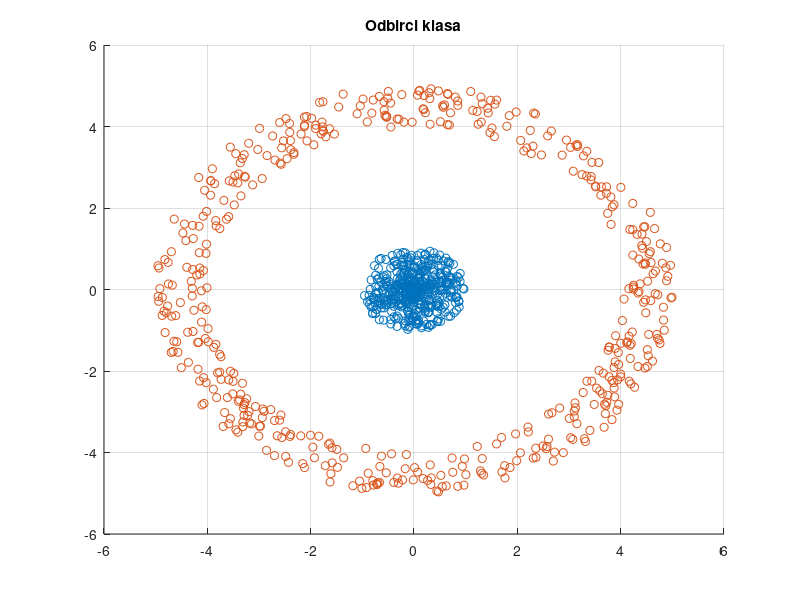

This figure's MATLAB source: (Note: this script raises an error after producing the figure.)
%% Task 3.2 - Quadratic classsifier

clear;
close all;
clc;

rng(100);

%% Generating samples

N = 500;
 
R1 = rand(1,N);
F1 = rand(1,N)*2*pi;
X1 = [R1.*cos(F1); R1.*sin(F1)];

R2 = 4 + rand(1,N);
F2 = rand(1,N)*2*pi;
X2 = [R2.*cos(F2); R2.*sin(F2)];

figure
hold all
scatter(X1(1, :), X1(2, :), 'r*')
scatter(X2(1, :), X2(2, :), 'b*')
title('Odbirci klasa')
grid on
hold off

%% Wanted output method

gain1 = 1;
gain2 = 1;

[Q, V, v0] = wanted_output_sq(X1, X2, gain1, gain2);

x1 = -4.5:0.1:4.5;
x2 = -4.5:0.1:4.5;
h = zeros(length(x1),length(x2));

for i = 1:length(x1)
    for j = 1:length(x2)
        h(i,j) = v0+V(1)*x1(i)+V(2)*x2(j)+Q(1)*(x1(i))^2 + Q(2)*(x2(j))^2 + Q(3)*x1(i)*x2(j);
    end
end

figure
hold all
scatter(X1(1, :), X1(2, :), 'r*')
scatter(X2(1, :), X2(2, :), 'b*')
contour(x1, x2, h, [0 0], 'k', 'LineWidth',1);
legend('Klasa 1', 'Klasa 2', 'Klasifikator', 'Location', 'southeast')
title('Odbirci klasa sa kvadratnim klasifikatorom, dobijenim metodom zeljenog izlaza')
grid on
axis([-5 5 -5 5]);
hold off
